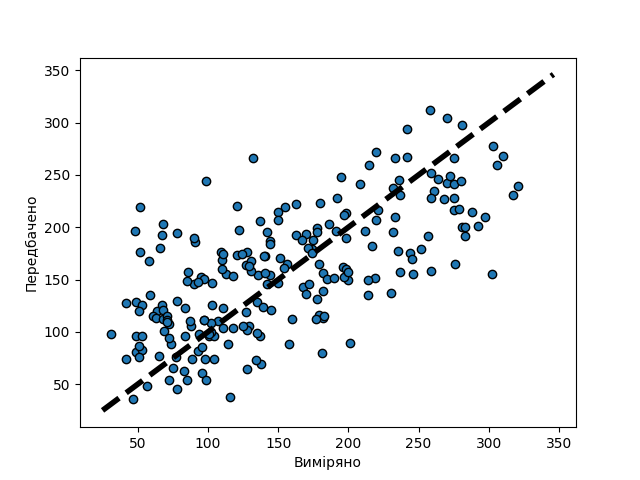

Recreate this plot in Python.
import matplotlib.pyplot as plt
from sklearn import datasets, linear_model
from sklearn.metrics import mean_absolute_error, mean_squared_error, r2_score
from sklearn.model_selection import train_test_split

diabetes = datasets.load_diabetes()
X = diabetes.data
y = diabetes.target
Xtrain, Xtest, ytrain, ytest = train_test_split(X, y, test_size=0.5, random_state=0)
regr = linear_model.LinearRegression()
regr.fit(Xtrain, ytrain)
ypred = regr.predict(Xtest)
print("Estimated coefficients for the linear regression ", regr.coef_)
print(str(regr.intercept_))
print("R2: ", r2_score(ytrain, ypred))
print("Mean absolute error regression loss: ", mean_absolute_error(ytrain, ypred))
print("Mean squared error regression loss: ", mean_squared_error(ytrain, ypred))
fig, ax = plt.subplots()
ax.scatter(ytest, ypred, edgecolors=(0, 0, 0))
ax.plot([y.min(), y.max()], [y.min(), y.max()], "k--", lw=4)
ax.set_xlabel("Виміряно")
ax.set_ylabel("Передбачено")
plt.savefig("LR_4_task_4.png")
